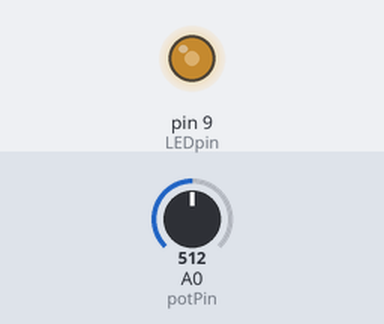
A sketch run on a simulated Arduino Uno, built with avr-gcc and run on an emulated ATmega328P. On the bench: output pins drawn as LEDs (lit = HIGH). The test bench sets the inputs (shaded band); at power-on: A0 (potPin) = 512.

Above: at 1.2 s.
1.3 s: A0 (potPin) set to 716
At 1.9 s:
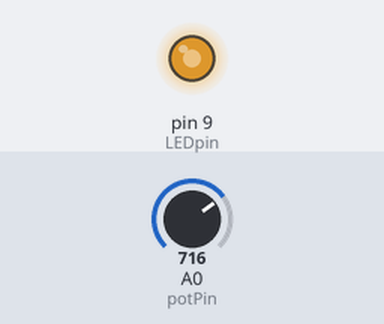
2.8 s: A0 (potPin) set to 900
At 3.1 s:
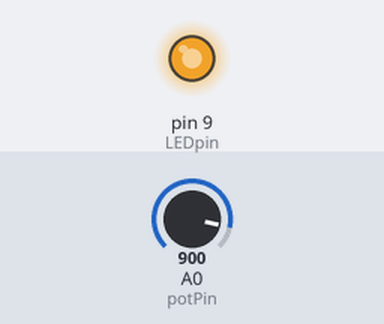
4.3 s: A0 (potPin) set to 122
At 5.4 s:
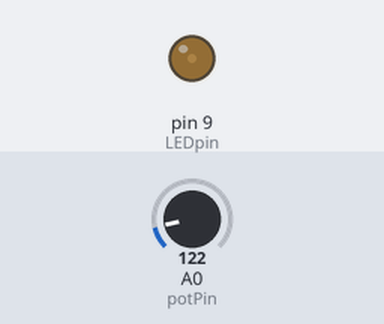
5.8 s: A0 (potPin) set to 0
At 6.5 s:
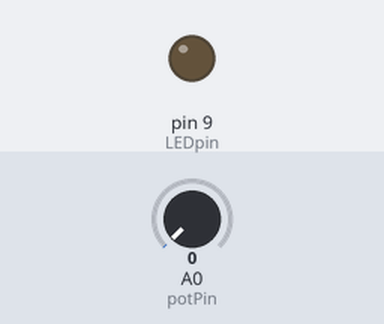
7.3 s: A0 (potPin) set to 511
At 7.7 s:
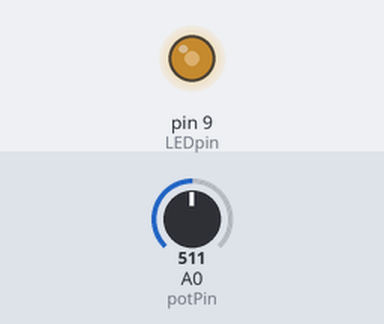
Timing chart, 0 to 9.8 s (numbered marks = the images above; inputs shaded):
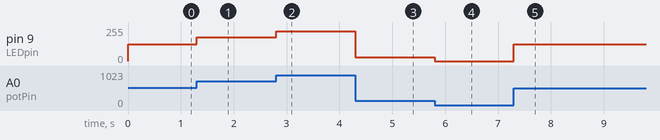

The sketch:

DimLEDusingPot.ino
```cpp
int potPin = A0; //potentiometer pin to A0
int readValue;
int LEDpin = 9;
int writeValue;

void setup() {
  pinMode(potPin, INPUT); // declare potpin as input
  Serial.begin(9600); // start serial port
  pinMode(LEDpin, OUTPUT);

}

void loop() {

  readValue = analogRead(potPin); // set variable a value
  writeValue =  (255./1023.)*readValue;
  analogWrite(LEDpin, writeValue);

  // 0-5 V = 0-1023

}
```

Measured:
- after the input at 1.3 s, pin 9 (LEDpin): 127/255 → 178/255 at once
- after the input at 2.8 s, pin 9 (LEDpin): 178/255 → 224/255 at once
- after the input at 4.3 s, pin 9 (LEDpin): 224/255 → 30/255 at once
- after the input at 5.8 s, pin 9 (LEDpin): 30/255 → 0/255 at once
- after the input at 7.3 s, pin 9 (LEDpin): 0/255 → 127/255 at once
